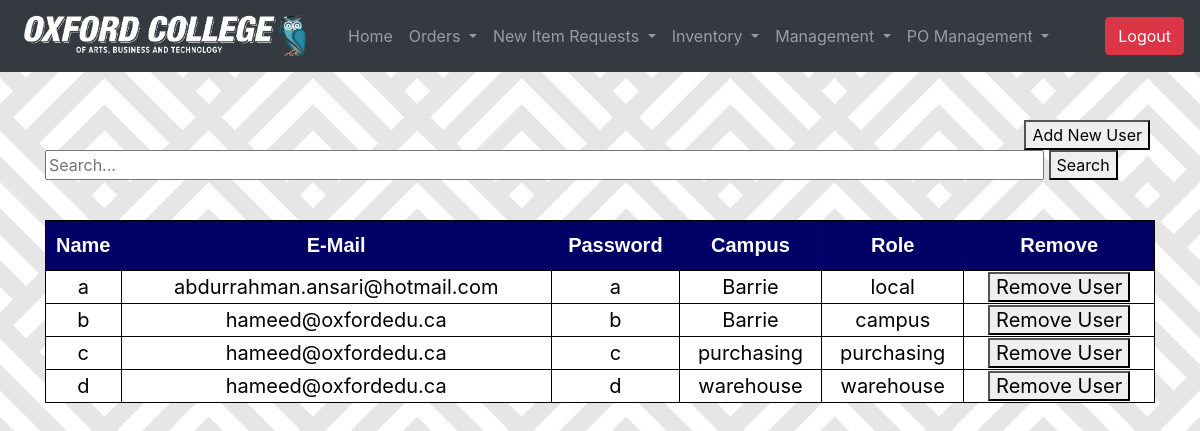
/purchasing/admin/user_management.php (signed in), run on the app's committed database.
### tables this page shows
CREATE TABLE IF NOT EXISTS `user` (
  `id` int(99) NOT NULL AUTO_INCREMENT,
  `fullname` varchar(99) NOT NULL,
  `username` varchar(99) NOT NULL,
  `password` varchar(99) NOT NULL,
  `email` varchar(255) NOT NULL,
  `campus` varchar(99) NOT NULL,
  `role` varchar(255) NOT NULL,
  PRIMARY KEY (`id`)
);

### purchasing/admin/user_management.php (the view, shortened to what this page needs)
<?php
  if (isset($_SESSION['loggedin']) && $_SESSION['loggedin'] == true && $_SESSION['role'] == 'admin') {
    include("pm_topbar.php");
  } else {
    header("Location: C:/wamp64/www/index.php");
    exit();
  }
?>
<html lang="en" dir="ltr">
  <head>
  </head>
  <body>
    <br>
    <br>
    <a href="add_user.php"><button type="button" name="button" style="float: right; margin-right: 50px;">Add New User</button></a>
    <div class="container">
      <form class="searchData" method="get" action="user_management.php" style="width: 100%;">
        <input type="text" name="search" placeholder="Search..." style="width: 90%;">
        <button type="submit">Search</button>
      </form>
      <br>
      <table style="width: 100%;">
        <tr>
          <th>Name</th>
          <th>E-Mail</th>
          <th>Password</th>
          <th>Campus</th>
          <th>Role</th>
          <th>Remove</th>
        </tr>
        <?php
          $opt = "";
          if (isset($searchTerm)) {
            $query = "SELECT * FROM user WHERE fullname LIKE '%$searchTerm%' AND role!='admin';";
            $result = mysqli_query($conn, $query);
          }
          else {
            $query = "SELECT * FROM user WHERE role!='admin';";
            $result = mysqli_query($conn, $query);
          }
          while ($row = mysqli_fetch_assoc($result)) {
            $opt .= " <tr>
                        <td>" .$row['fullname']. "</td>
                        <td>" .$row['email']. "</td>
                        <td>" .$row['password']. "</td>
                        <td>" .$row['campus']. "</td>
                        <td>" .$row['role']. "</td>
                        <td><a href='user_management.php?id=" .$row['id']. "&delete=True'><button type='button'>Remove User</button></a></td>
                      </tr>";
          }
          echo $opt;
        ?>
      </table>
    </div>
  </body>
</html>

### purchasing/admin/user_management.php (style rules this page uses)
body { margin: 0 auto; background-image: url(../img/bg2.jpg); }
table { border-collapse: collapse; width: 70%; font-size:18px; margin: 0 auto; }
table, th, td { border: 1px solid black; text-align:center; }
th { height: 50px; background: #006; color: #FFF; font-size: 20px; font-family: Tahoma, Geneva, sans-serif; }
td { height: 30px; background: #FFF; color: black; font-size: 20px; }

### data on the page
user: fullname "a", email "abdurrahman.ansari@hotmail.com", password "a", campus "Barrie", role "local"
user: fullname "b", email "hameed@oxfordedu.ca", password "b", campus "Barrie", role "campus"
user: fullname "c", email "hameed@oxfordedu.ca", password "c", campus "purchasing", role "purchasing"
user: fullname "d", email "hameed@oxfordedu.ca", password "d", campus "warehouse", role "warehouse"
